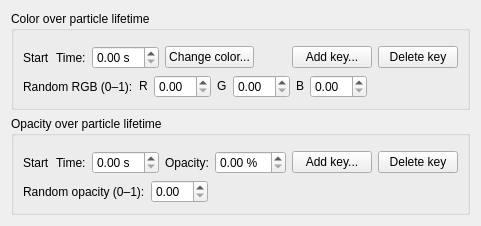
         <widget class="QWidget" name="colorVisualPage"><layout class="QVBoxLayout" name="colorVisualPageLayout">
           <item><widget class="QGroupBox" name="colorVisualGroup"><property name="sizePolicy"><sizepolicy hsizetype="Preferred" vsizetype="Maximum"><horstretch>0</horstretch><verstretch>0</verstretch></sizepolicy></property><property name="title"><string>Color over particle lifetime</string></property>
             <layout class="QVBoxLayout" name="colorVisualLayout">
              <item><widget class="EmitterKeyframeBar" name="colorGradientBar"></widget></item>
              <item><layout class="QHBoxLayout" name="colorSelectedKeyLayout"><item><widget class="QLabel" name="colorKeySelectionLabel"><property name="text"><string>Start</string></property><property name="sizePolicy"><sizepolicy hsizetype="Maximum" vsizetype="Preferred"><horstretch>0</horstretch><verstretch>0</verstretch></sizepolicy></property></widget></item><item><widget class="QLabel" name="colorKeyTimeLabel"><property name="text"><string>Time:</string></property><property name="sizePolicy"><sizepolicy hsizetype="Maximum" vsizetype="Preferred"><horstretch>0</horstretch><verstretch>0</verstretch></sizepolicy></property></widget></item><item><widget class="QDoubleSpinBox" name="colorKeyTimeSpin"><property name="maximumSize"><size><width>175</width><height>16777215</height></size></property><property name="suffix"><string> s</string></property></widget></item><item><widget class="QPushButton" name="colorKeyEditButton"><property name="sizePolicy"><sizepolicy hsizetype="Maximum" vsizetype="Maximum"><horstretch>0</horstretch><verstretch>0</verstretch></sizepolicy></property><property name="text"><string>Change color...</string></property><property name="autoDefault"><bool>false</bool></property></widget></item><item><spacer name="colorVisualButtonSpacer"><property name="orientation"><enum>Qt::Horizontal</enum></property><property name="sizeHint" stdset="0"><size><width>0</width><height>0</height></size></property></spacer></item><item><widget class="QPushButton" name="colorVisualAddButton"><property name="sizePolicy"><sizepolicy hsizetype="Maximum" vsizetype="Maximum"><horstretch>0</horstretch><verstretch>0</verstretch></sizepolicy></property><property name="text"><string>Add key...</string></property><property name="autoDefault"><bool>false</bool></property></widget></item><item><widget class="QPushButton" name="colorVisualRemoveButton"><property name="sizePolicy"><sizepolicy hsizetype="Maximum" vsizetype="Maximum"><horstretch>0</horstretch><verstretch>0</verstretch></sizepolicy></property><property name="text"><string>Delete key</string></property><property name="autoDefault"><bool>false</bool></property></widget></item></layout></item>
              <item><layout class="QHBoxLayout" name="colorVisualRandomLayout"><item><widget class="QLabel" name="colorRandomLabel"><property name="text"><string>Random RGB (0–1):</string></property><property name="sizePolicy"><sizepolicy hsizetype="Maximum" vsizetype="Preferred"><horstretch>0</horstretch><verstretch>0</verstretch></sizepolicy></property></widget></item><item><widget class="QWidget" name="colorRandomRow" native="true"><property name="sizePolicy"><sizepolicy hsizetype="Maximum" vsizetype="Maximum"><horstretch>0</horstretch><verstretch>0</verstretch></sizepolicy></property><layout class="QHBoxLayout" name="colorRandomLayout"><property name="leftMargin"><number>0</number></property><property name="topMargin"><number>0</number></property><property name="rightMargin"><number>0</number></property><property name="bottomMargin"><number>0</number></property><item><widget class="QLabel" name="colorRandomRLabel"><property name="sizePolicy"><sizepolicy hsizetype="Maximum" vsizetype="Maximum"><horstretch>0</horstretch><verstretch>0</verstretch></sizepolicy></property><property name="text"><string>R</string></property></widget></item><item><widget class="QDoubleSpinBox" name="colorRandomRSpin"/></item><item><widget class="QLabel" name="colorRandomGLabel"><property name="sizePolicy"><sizepolicy hsizetype="Maximum" vsizetype="Maximum"><horstretch>0</horstretch><verstretch>0</verstretch></sizepolicy></property><property name="text"><string>G</string></property></widget></item><item><widget class="QDoubleSpinBox" name="colorRandomGSpin"/></item><item><widget class="QLabel" name="colorRandomBLabel"><property name="sizePolicy"><sizepolicy hsizetype="Maximum" vsizetype="Maximum"><horstretch>0</horstretch><verstretch>0</verstretch></sizepolicy></property><property name="text"><string>B</string></property></widget></item><item><widget class="QDoubleSpinBox" name="colorRandomBSpin"/></item></layout></widget></item><item><spacer name="colorVisualRandomSpacer"><property name="orientation"><enum>Qt::Horizontal</enum></property><property name="sizeHint" stdset="0"><size><width>0</width><height>0</height></size></property></spacer></item></layout></item>
             </layout>
           </widget></item>
           <item><widget class="QGroupBox" name="opacityVisualGroup"><property name="sizePolicy"><sizepolicy hsizetype="Preferred" vsizetype="Maximum"><horstretch>0</horstretch><verstretch>0</verstretch></sizepolicy></property><property name="title"><string>Opacity over particle lifetime</string></property>
             <layout class="QVBoxLayout" name="opacityVisualLayout">
              <item><widget class="EmitterKeyframeBar" name="opacityGradientBar"><property name="opacityMode"><bool>true</bool></property></widget></item>
              <item><layout class="QHBoxLayout" name="opacitySelectedKeyLayout"><item><widget class="QLabel" name="opacityKeySelectionLabel"><property name="text"><string>Start</string></property><property name="sizePolicy"><sizepolicy hsizetype="Maximum" vsizetype="Preferred"><horstretch>0</horstretch><verstretch>0</verstretch></sizepolicy></property></widget></item><item><widget class="QLabel" name="opacityKeyTimeLabel"><property name="text"><string>Time:</string></property><property name="sizePolicy"><sizepolicy hsizetype="Maximum" vsizetype="Preferred"><horstretch>0</horstretch><verstretch>0</verstretch></sizepolicy></property></widget></item><item><widget class="QDoubleSpinBox" name="opacityKeyTimeSpin"><property name="maximumSize"><size><width>175</width><height>16777215</height></size></property><property name="suffix"><string> s</string></property></widget></item><item><widget class="QLabel" name="opacityKeyValueLabel"><property name="text"><string>Opacity:</string></property><property name="sizePolicy"><sizepolicy hsizetype="Maximum" vsizetype="Preferred"><horstretch>0</horstretch><verstretch>0</verstretch></sizepolicy></property></widget></item><item><widget class="QDoubleSpinBox" name="opacityKeyValueSpin"><property name="maximumSize"><size><width>150</width><height>16777215</height></size></property><property name="suffix"><string> %</string></property></widget></item><item><spacer name="opacityVisualButtonSpacer"><property name="orientation"><enum>Qt::Horizontal</enum></property><property name="sizeHint" stdset="0"><size><width>0</width><height>0</height></size></property></spacer></item><item><widget class="QPushButton" name="opacityVisualAddButton"><property name="sizePolicy"><sizepolicy hsizetype="Maximum" vsizetype="Maximum"><horstretch>0</horstretch><verstretch>0</verstretch></sizepolicy></property><property name="text"><string>Add key...</string></property><property name="autoDefault"><bool>false</bool></property></widget></item><item><widget class="QPushButton" name="opacityVisualRemoveButton"><property name="sizePolicy"><sizepolicy hsizetype="Maximum" vsizetype="Maximum"><horstretch>0</horstretch><verstretch>0</verstretch></sizepolicy></property><property name="text"><string>Delete key</string></property><property name="autoDefault"><bool>false</bool></property></widget></item></layout></item>
              <item><layout class="QHBoxLayout" name="opacityVisualRandomLayout"><item><widget class="QLabel" name="opacityRandomLabel"><property name="text"><string>Random opacity (0–1):</string></property><property name="sizePolicy"><sizepolicy hsizetype="Maximum" vsizetype="Preferred"><horstretch>0</horstretch><verstretch>0</verstretch></sizepolicy></property></widget></item><item><widget class="QDoubleSpinBox" name="opacityRandomSpin"><property name="maximumSize"><size><width>170</width><height>16777215</height></size></property><property name="suffix"><string></string></property></widget></item><item><spacer name="opacityVisualRandomSpacer"><property name="orientation"><enum>Qt::Horizontal</enum></property><property name="sizeHint" stdset="0"><size><width>0</width><height>0</height></size></property></spacer></item></layout></item>
             </layout>
           </widget></item>
         <item><spacer name="visualColorBottomSpacer"><property name="orientation"><enum>Qt::Vertical</enum></property><property name="sizeHint" stdset="0"><size><width>0</width><height>0</height></size></property></spacer></item></layout></widget>
